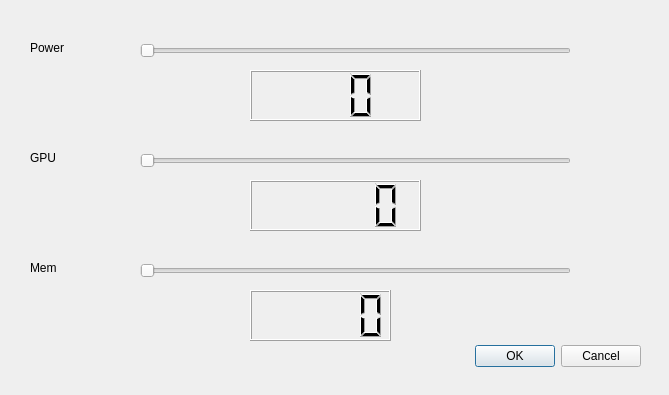
<?xml version="1.0" encoding="UTF-8"?>
<ui version="4.0">
 <class>nvOCDialog</class>
 <widget class="QDialog" name="nvOCDialog">
  <property name="geometry">
   <rect>
    <x>0</x>
    <y>0</y>
    <width>669</width>
    <height>395</height>
   </rect>
  </property>
  <property name="windowTitle">
   <string>nVidia OC options</string>
  </property>
  <widget class="QDialogButtonBox" name="buttonBox">
   <property name="geometry">
    <rect>
     <x>300</x>
     <y>340</y>
     <width>341</width>
     <height>32</height>
    </rect>
   </property>
   <property name="orientation">
    <enum>Qt::Horizontal</enum>
   </property>
   <property name="standardButtons">
    <set>QDialogButtonBox::Cancel|QDialogButtonBox::Ok</set>
   </property>
  </widget>
  <widget class="QSlider" name="horizontalSliderPowerPercent">
   <property name="geometry">
    <rect>
     <x>140</x>
     <y>40</y>
     <width>431</width>
     <height>22</height>
    </rect>
   </property>
   <property name="minimum">
    <number>50</number>
   </property>
   <property name="maximum">
    <number>100</number>
   </property>
   <property name="orientation">
    <enum>Qt::Horizontal</enum>
   </property>
  </widget>
  <widget class="QSlider" name="horizontalSliderGpuOffset">
   <property name="geometry">
    <rect>
     <x>140</x>
     <y>150</y>
     <width>431</width>
     <height>22</height>
    </rect>
   </property>
   <property name="orientation">
    <enum>Qt::Horizontal</enum>
   </property>
  </widget>
  <widget class="QSlider" name="horizontalSliderMemOffset">
   <property name="geometry">
    <rect>
     <x>140</x>
     <y>260</y>
     <width>431</width>
     <height>22</height>
    </rect>
   </property>
   <property name="maximum">
    <number>1000</number>
   </property>
   <property name="orientation">
    <enum>Qt::Horizontal</enum>
   </property>
  </widget>
  <widget class="QLabel" name="label">
   <property name="geometry">
    <rect>
     <x>30</x>
     <y>40</y>
     <width>55</width>
     <height>16</height>
    </rect>
   </property>
   <property name="text">
    <string>Power</string>
   </property>
  </widget>
  <widget class="QLabel" name="label_2">
   <property name="geometry">
    <rect>
     <x>30</x>
     <y>150</y>
     <width>55</width>
     <height>16</height>
    </rect>
   </property>
   <property name="text">
    <string>GPU</string>
   </property>
  </widget>
  <widget class="QLabel" name="label_3">
   <property name="geometry">
    <rect>
     <x>30</x>
     <y>260</y>
     <width>55</width>
     <height>16</height>
    </rect>
   </property>
   <property name="text">
    <string>Mem</string>
   </property>
  </widget>
  <widget class="QLCDNumber" name="lcdNumberMemClock">
   <property name="geometry">
    <rect>
     <x>250</x>
     <y>290</y>
     <width>141</width>
     <height>51</height>
    </rect>
   </property>
  </widget>
  <widget class="QLCDNumber" name="lcdNumberPowerPercent">
   <property name="geometry">
    <rect>
     <x>250</x>
     <y>70</y>
     <width>171</width>
     <height>51</height>
    </rect>
   </property>
   <property name="digitCount">
    <number>3</number>
   </property>
  </widget>
  <widget class="QLCDNumber" name="lcdNumberGpuOffset">
   <property name="geometry">
    <rect>
     <x>250</x>
     <y>180</y>
     <width>171</width>
     <height>51</height>
    </rect>
   </property>
  </widget>
 </widget>
 <resources/>
 <connections>
  <connection>
   <sender>buttonBox</sender>
   <signal>accepted()</signal>
   <receiver>nvOCDialog</receiver>
   <slot>accept()</slot>
   <hints>
    <hint type="sourcelabel">
     <x>248</x>
     <y>254</y>
    </hint>
    <hint type="destinationlabel">
     <x>157</x>
     <y>274</y>
    </hint>
   </hints>
  </connection>
  <connection>
   <sender>buttonBox</sender>
   <signal>rejected()</signal>
   <receiver>nvOCDialog</receiver>
   <slot>reject()</slot>
   <hints>
    <hint type="sourcelabel">
     <x>316</x>
     <y>260</y>
    </hint>
    <hint type="destinationlabel">
     <x>286</x>
     <y>274</y>
    </hint>
   </hints>
  </connection>
 </connections>
</ui>
